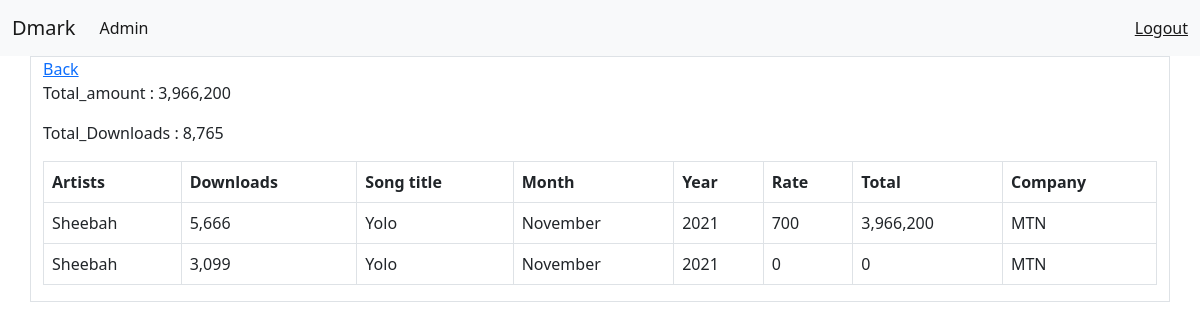
The app's page /songdetail/Yolo/ (signed in) with its own data.
### artists/models.py (models this page shows, shortened)
class ArtistProfile(models.Model):
    artist = models.CharField(max_length=120)
    song = models.CharField(max_length=120)
    price = models.IntegerField()
    downloads = models.IntegerField(default=0)
    total_amount = models.IntegerField(default=0)
    month = models.CharField(max_length=120)
    year = models.IntegerField()
    company = models.CharField(max_length=120)

### artists/views.py (the view)
# urls.py: path("songdetail/<str:slug>/", song_detail,name='song_detail'),
@login_required
def song_detail(request,slug):
    song_title=ArtistProfile.objects.filter(song=slug).order_by('-downloads')
    total_amount = song_title.aggregate(Sum('total_amount'))['total_amount__sum']
    total_downloads = song_title.aggregate(Sum('downloads'))['downloads__sum']
    return render(request,'artists/song_detail.html',{"song_title":song_title ,'total_amount':total_amount,'total_downloads':total_downloads})

### artists/templates/artists/song_detail.html
{% extends 'base_layout.html'%}
{% load l10n %}
{% block content %}
    <div>
        <a href="{% url 'artists_details'%}">Back</a>
        <p>Total_amount : {{total_amount}}</p>
        <p>Total_Downloads : {{total_downloads}}</p>
    </div>
    <table class="table table-bordered table-hover">
        <thead>
          <tr>
              <th>Artists</th>
              <th>Downloads</th>
              <th>Song title</th>
              <th>Month</th>
              <th>Year</th>
              <th>Rate</th>
              <th>Total</th>
              <th>Company</th>
          </tr>
        </thead>
        {% for song in song_title %}
        <tbody>
          <tr>
            <td>{{song.artist}}</td>
            <td>{{song.downloads}}</td>
            <td>{{song.song}}</td>
            <td>{{song.month}}</td>
            <td>{{song.year|unlocalize }}</td>
            <td>{{song.price}}</td>
            <td>{{song.total_amount}}</td>
            <td>{{song.company}}</td>
          </tr>
        </tbody>
        {% endfor %}
      </table>
{% endblock %}

### records on screen
ArtistProfile: artist "Sheebah", downloads "5,666", song "Yolo", month "November", year "2021", price "700", total_amount "3,966,200", company "MTN"
ArtistProfile: artist "Sheebah", downloads "3,099", song "Yolo", month "November", year "2021", price "0", total_amount "0", company "MTN"

### other values on screen
{{ total_amount }} "3,966,200"
{{ total_downloads }} "8,765"
